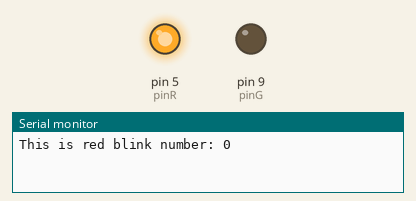
A sketch run on a simulated Arduino Uno, built with avr-gcc and run on an emulated ATmega328P. Shown: output pins drawn as LEDs (lit = HIGH), the last lines printed to the serial monitor.

Above: at 0.2 s.
At 5.2 s:
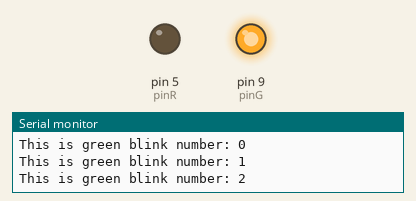
At 10.2 s:
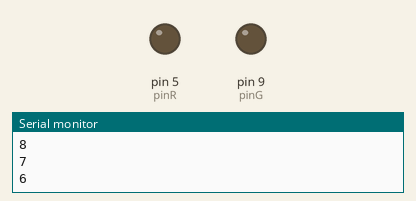
Timing chart, 0 to 16.9 s (numbered marks = the images above):
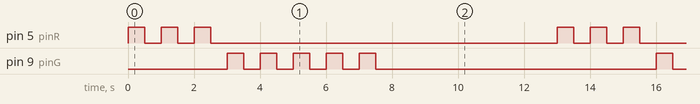

Measured:
- by itself, pin 5 (pinR): repeats every 13.0 s: 2 × (LOW 0.50 s, HIGH 0.50 s), LOW 10.5 s, HIGH 0.50 s
- by itself, pin 9 (pinG): repeats every 13.0 s: 4 × (LOW 0.50 s, HIGH 0.50 s), LOW 8.5 s, HIGH 0.50 s
- by itself, everything shown: repeats every 13.0 s, in 16 steps

The sketch:

For_Loops.ino
```cpp
int pinR = 5;
int pinG = 9;
int d_time = 500;
int i;
int j;
int k;
String textR = "This is red blink number: ";
String textG = "This is green blink number: ";

void setup() {
  // put your setup code here, to run once:
  pinMode(pinR,OUTPUT);
  pinMode(pinG,OUTPUT);
  Serial.begin(9600);
}

void loop() {
  // put your main code here, to run repeatedly:

  // for loop (start, end, step). Can write as i = i + 1

  // blinks red LED 3 times
  for (i=0;i<3;i++) {

    // better to have defined "String" above than simple concatenation
    Serial.println(textR + i);
    digitalWrite(pinR,HIGH);
    delay(d_time);
    digitalWrite(pinR,LOW);
    delay(d_time);
  }

  Serial.println(); // prints empty line

  // blinks yellow LED 3 times
  for (j=0;j<5;j++) {
    Serial.println(textG + j);
    digitalWrite(pinG,HIGH);
    delay(d_time);
    digitalWrite(pinG,LOW);
    delay(d_time);
}

  Serial.println(); // prints empty line

  // loops from 10 to 1
  for (k=10;k>0;k=k-1) {
    Serial.println(k);
    delay(d_time);
  }
}
```
